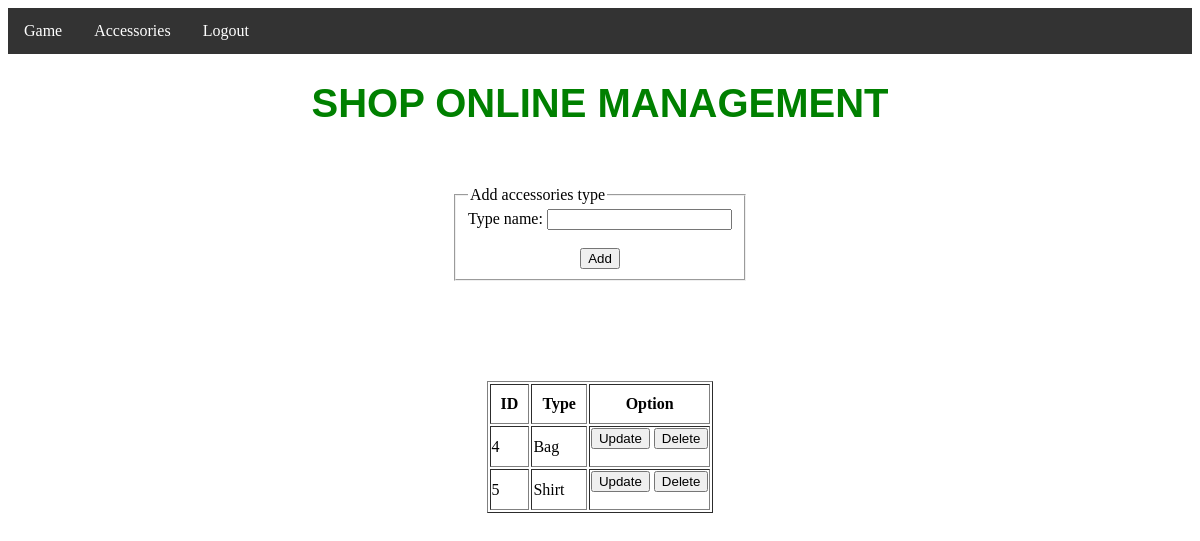
The app's page /manage_type.php with its own data.
### tables this page shows
CREATE TABLE `accessories` (
  `accessories_id` int(10) NOT NULL,
  `accessories_type` varchar(15) NOT NULL
);

### functions.php (called while the page is built, shortened)
<?php
require_once('dbconnect.php');
$connection = new mysqli($hostname,$username,$password,$dbname,$dbport);
function querySQL($qry)
{
	global $connection;
	$result = $connection->query($qry);
	return $result;
}

### manage_type.php (the view, shortened to what this page needs)
<?php
require_once 'adminheader.php';
$qry = "SELECT * FROM accessories";
$result = querySQL($qry);
	 		?>
<center>
	<form style="width: fit-content; margin-top: 60px;" required
action="" method="POST">
<fieldset>
    <legend>Add accessories type</legend>
    Type name: <input required="" type="text" name="type" maxlength="15"><BR><BR>
    <input type="submit" value="Add" name="add">
</fieldset>
</form>
<table class="tbl" border="1">
	<tr>
		<th>ID</th>
		<th>Type</th>
		<th>Option</th>
	</tr>
		<?php
		while($row = mysqli_fetch_array($result)) {
		?>
		<tr>
			<td><?php echo $row[0]; ?></td>
			<td><?php echo $row['accessories_type']; ?></td>
			<td>
				<form class="option" action="update_at.php" method="POST">
					<input type="submit" value="Update">
			    </form>
				<form class="option" action="delete_at.php" method="POST"
				 onsubmit="return confirmDelete();">
					<input type="submit" value="Delete">
			    </form>
			</td>
		</tr>
		<?php } ?>
</table>
</center>

### style/admin.css (style rules this page uses)
.option { display: inline-block; }
body { background-color: white; }
.tbl { margin-top: 100px; }
th { padding: 10px; }

### records on screen
accessories: accessories_id "4", accessories_type "Bag"
accessories: accessories_id "5", accessories_type "Shirt"
